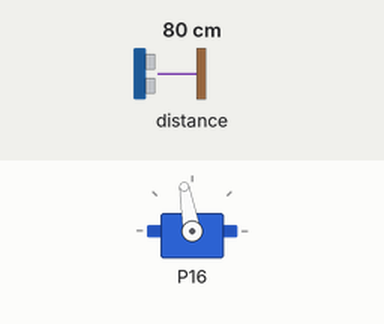
The program below on a simulated BBC micro:bit (MakeCode). Parts: servo. The test bench sets the inputs (shaded band); at power-on: distance to the obstacle 80 cm.

Above: at 1.2 s.
1.3 s: distance to the obstacle set to 17 cm
2.8 s: distance to the obstacle set to 13 cm
At 4.0 s:
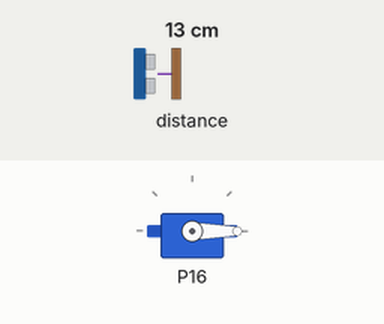
4.3 s: distance to the obstacle set to 18 cm
At 7.0 s:
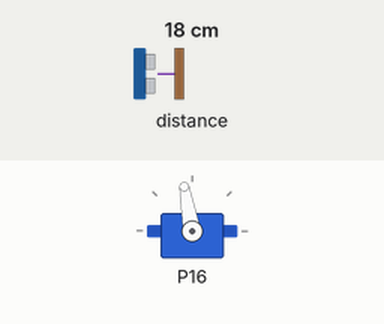
7.3 s: distance to the obstacle set to 2 cm
At 8.4 s:
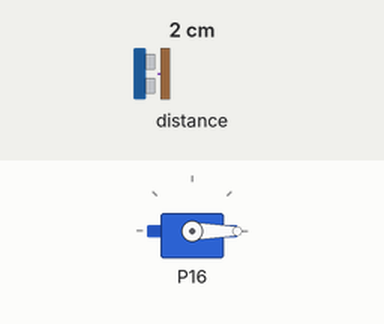
Timing chart, 0 to 9.8 s (numbered marks = the images above; inputs shaded):
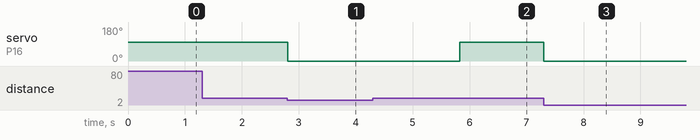

Measured:
- the behaviour switches between 15 and 14 cm on distance to the obstacle (found by bisection; images 0 and 1)
- after the input at 1.3 s, every drawn part: stays the same
- after the input at 2.8 s, servo on P16: 100° → 0° at once
- after the input at 4.3 s, servo on P16: 0° → 100° after 1.5 s
- after the input at 7.3 s, servo on P16: 100° → 0° at once

The program:

main.ts
```typescript
let distancia = 0
basic.forever(function () {
    // Medir distancia con el sensor ultrasónico
    distancia = sonar.ping(
    DigitalPin.P5,
    DigitalPin.P8,
    PingUnit.Centimeters
    )
    if (distancia > 0 && distancia < 15) {
        pins.servoWritePin(AnalogPin.P16, 0)
        basic.pause(3000)
    } else {
        pins.servoWritePin(AnalogPin.P16, 100)
    }
})
```

test.ts
```typescript
// aquí va el archivo "tests"; esto no se compilará cuando este paquete se utilice como una extensión.
```
